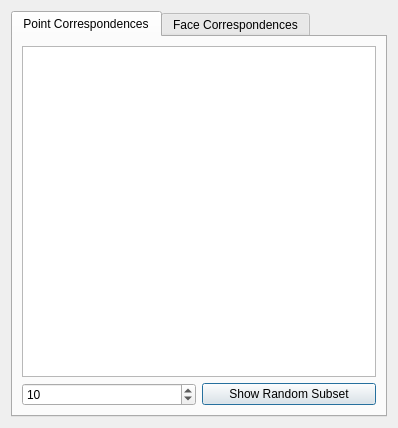
<?xml version="1.0" encoding="UTF-8"?>
<ui version="4.0">
 <class>CorrespondenceWindow</class>
 <widget class="QDialog" name="correspondences">
  <property name="geometry">
   <rect>
    <x>0</x>
    <y>0</y>
    <width>398</width>
    <height>428</height>
   </rect>
  </property>
  <property name="windowTitle">
   <string>Correspondences</string>
  </property>
  <layout class="QVBoxLayout" name="verticalLayout">
   <item>
    <widget class="QTabWidget" name="tabWidget">
     <property name="currentIndex">
      <number>0</number>
     </property>
     <widget class="QWidget" name="tab_points">
      <attribute name="title">
       <string>Point Correspondences</string>
      </attribute>
      <layout class="QVBoxLayout" name="verticalLayout_3">
       <item>
        <layout class="QVBoxLayout" name="verticalLayout_2">
         <item>
          <widget class="QListWidget" name="listWidget"/>
         </item>
         <item>
          <layout class="QHBoxLayout" name="horizontalLayout">
           <property name="topMargin">
            <number>0</number>
           </property>
           <item>
            <widget class="QSpinBox" name="spinBoxRandomPoints">
             <property name="minimum">
              <number>1</number>
             </property>
             <property name="maximum">
              <number>1000</number>
             </property>
             <property name="value">
              <number>10</number>
             </property>
            </widget>
           </item>
           <item>
            <widget class="QPushButton" name="randomSetPoints">
             <property name="text">
              <string>Show Random Subset</string>
             </property>
            </widget>
           </item>
          </layout>
         </item>
        </layout>
       </item>
      </layout>
     </widget>
     <widget class="QWidget" name="tab_corr">
      <attribute name="title">
       <string>Face Correspondences</string>
      </attribute>
      <layout class="QVBoxLayout" name="verticalLayout_5">
       <item>
        <layout class="QVBoxLayout" name="verticalLayout_4">
         <item>
          <widget class="QListWidget" name="listWidget_2"/>
         </item>
         <item>
          <layout class="QHBoxLayout" name="horizontalLayout_2">
           <property name="topMargin">
            <number>10</number>
           </property>
           <item>
            <widget class="QSpinBox" name="spinBoxFaceNumber">
             <property name="minimum">
              <number>1</number>
             </property>
             <property name="maximum">
              <number>1000</number>
             </property>
             <property name="value">
              <number>10</number>
             </property>
            </widget>
           </item>
           <item>
            <widget class="QPushButton" name="randomSetFaces">
             <property name="text">
              <string>Show Random Subset</string>
             </property>
            </widget>
           </item>
          </layout>
         </item>
        </layout>
       </item>
      </layout>
     </widget>
    </widget>
   </item>
  </layout>
 </widget>
 <resources/>
 <connections/>
</ui>
